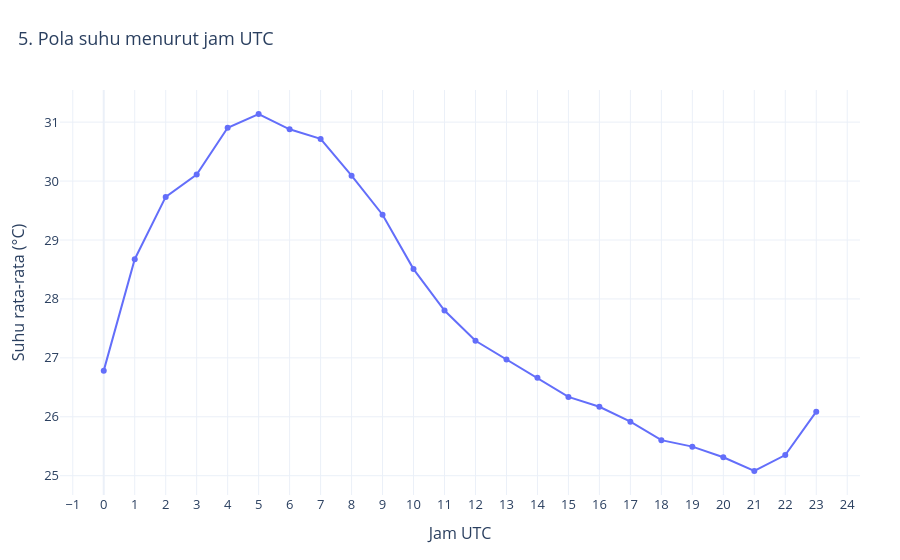

This figure's notebook cell:
### Code cell
fig = px.line(diurnal.to_pandas(), x="utc_hour", y="temperature_c", markers=True,
hover_data=["stations"], title="5. Pola suhu menurut jam UTC",
labels={"utc_hour": "Jam UTC", "temperature_c": "Suhu rata-rata (°C)", "stations": "Stasiun yang tersedia"})
fig.update_xaxes(dtick=1)
show_chart("05_diurnal_temperature_utc", fig)

### Figure 1 — Plotly figure (JSON) as saved in the notebook; plotly's stock layout.template omitted (floating-point values rounded to 4 significant figures)
{"data": [{"customdata": [[50], [35], [35], [50], [35], [35], [50], [35], [35], [50], [35], [35], [50], [35], [35], [49], [35], [36], [48], [35], [35], [48], [35], [35]], "hovertemplate": "Jam UTC=%{x}<br>Suhu rata-rata (°C)=%{y}<br>Stasiun yang tersedia=%{customdata[0]}<extra></extra>", "legendgroup": "", "line": {"color": "#636efa", "dash": "solid"}, "marker": {"symbol": "circle"}, "mode": "lines+markers", "name": "", "orientation": "v", "showlegend": false, "type": "scatter", "x": [0, 1, 2, 3, 4, 5, 6, 7, 8, 9, 10, 11, 12, 13, 14, 15, 16, 17, 18, 19, 20, 21, 22, 23], "xaxis": "x", "y": [26.78, 28.67, 29.73, 30.11, 30.9, 31.14, 30.88, 30.72, 30.09, 29.43, 28.51, 27.8, 27.29, 26.97, 26.66, 26.34, 26.17, 25.92, 25.6, 25.49, 25.31, 25.08, 25.35, 26.09], "yaxis": "y"}], "layout": {"font": {"size": 13}, "legend": {"tracegroupgap": 0}, "margin": {"b": 65, "l": 60, "r": 40, "t": 90}, "title": {"text": "5. Pola suhu menurut jam UTC", "x": 0.02}, "xaxis": {"anchor": "y", "domain": [0.0, 1.0], "dtick": 1, "title": {"text": "Jam UTC"}}, "yaxis": {"anchor": "x", "domain": [0.0, 1.0], "title": {"text": "Suhu rata-rata (°C)"}}}}
